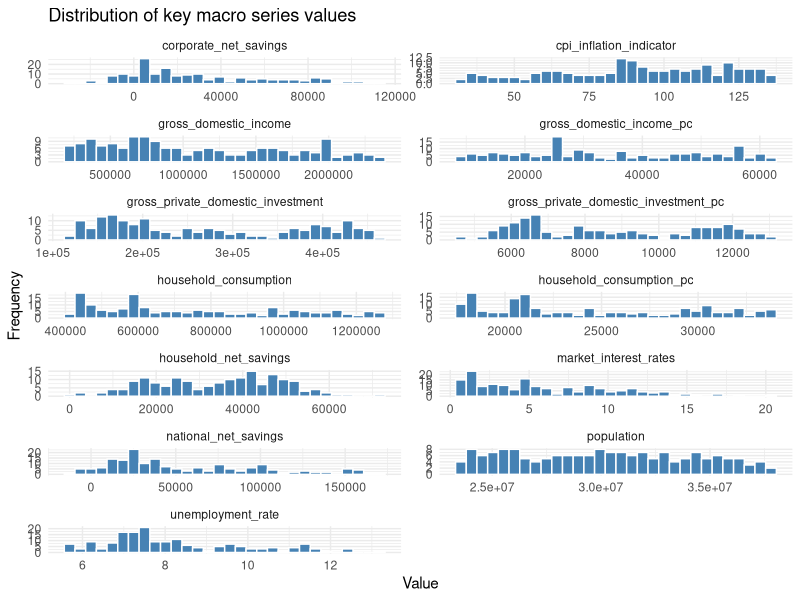
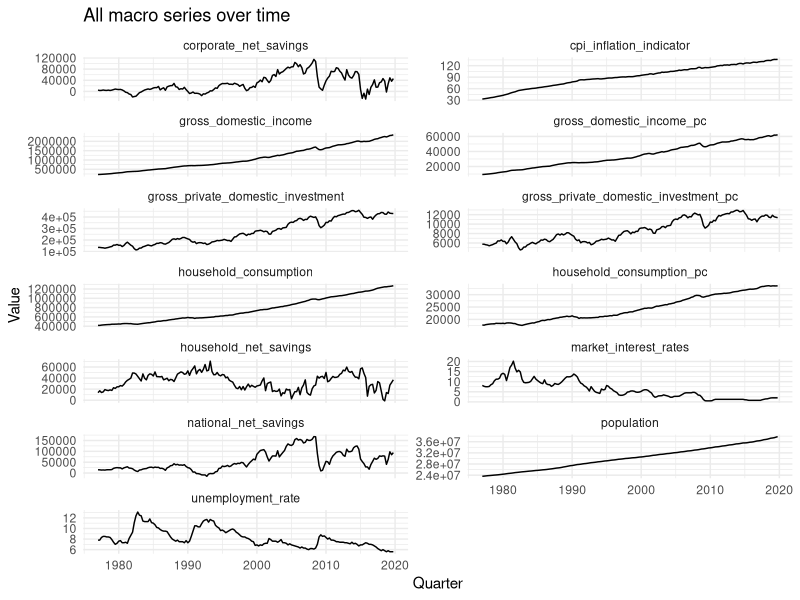

R code for these plots, in order: (Note: this script raises an error after producing the figures.)
## ---- chunk 1
knitr::opts_chunk$set(echo = TRUE, warning = FALSE, message = FALSE)
library(tidyverse)
library(lubridate)
library(forecast)
library(knitr)
library(tseries)
## ---- chunk 2
macro_df <- read_csv("../data/macro_panel_wide_raw.csv", show_col_types = FALSE) |>
  mutate(quarterly_date = as.Date(quarterly_date)) |>
  mutate(household_consumption_pc = household_consumption / population * 1000000,
         gross_domestic_income_pc = gross_domestic_income / population * 1000000,
         gross_private_domestic_investment_pc = gross_private_domestic_investment / population * 1000000) |>
  arrange(quarterly_date)

glimpse(macro_df)
summary(macro_df)
## ---- chunk 3
na_summary <- macro_df |>
  summarise(across(-quarterly_date, ~ sum(is.na(.)))) |>
  pivot_longer(
    cols = everything(),
    names_to = "series",
    values_to = "n_missing"
  ) |>
  arrange(desc(n_missing))

na_summary

# Remove the NA values at the end
macro_df <- macro_df |>
  filter(quarterly_date <= as.Date("2019-12-31"))
## ---- chunk 4
#| fig.width: 8
#| fig.height: 8
key_vars <- macro_df |>
  select(-quarterly_date) |>
  pivot_longer(
    cols = everything(),
    names_to = "series",
    values_to = "value"
  )

# Adjust plot size for better readability
ggplot(key_vars, aes(x = value)) +
  geom_histogram(bins = 30, fill = "steelblue", color = "white") +
  facet_wrap(~ series, scales = "free", ncol = 2)+ 
  theme_minimal() +
  ggtitle("Distribution of key macro series values") +
  xlab("Value") +
  ylab("Frequency")
## ---- chunk 5
#| fig.width: 8
#| fig.height: 8
macro_long <- macro_df |>
  pivot_longer(
    cols = -quarterly_date,
    names_to = "series",
    values_to = "value"
  )

ggplot(macro_long, aes(x = quarterly_date, y = value)) +
  geom_line() +
  facet_wrap(~ series, scales = "free_y", ncol = 2) +
  theme_minimal() +
  labs(
    title = "All macro series over time",
    x = "Quarter",
    y = "Value"
  )
## ---- chunk 6
eda_df <- macro_df |>
  select(
    quarterly_date,
    population,
    national_net_savings,
    household_net_savings,
    corporate_net_savings,
    gross_domestic_income,
    household_consumption,
    unemployment_rate,
    cpi_inflation_indicator,
    market_interest_rates,
    gross_private_domestic_investment
  ) |>
  rename(
    date = quarterly_date,
    pop = population,
    nat_save = national_net_savings,
    hh_save = household_net_savings,
    corp_save = corporate_net_savings,
    gdi = gross_domestic_income,
    cons = household_consumption,
    unemp = unemployment_rate,
    cpi = cpi_inflation_indicator,
    interest = market_interest_rates,
    gpdi = gross_private_domestic_investment
  ) |>
  mutate( # Standardize unit
    hh_rate = (hh_save / gdi) ,
    nat_rate = (nat_save / gdi)
  ) |>
  arrange(date)

glimpse(eda_df)
summary(eda_df)

## ---- chunk 7
saveRDS(eda_df, file = "../output/eda_df_nodiff.rds")
## ---- chunk 8
#| fig.width: 8
#| fig.height: 4
savings_long <- eda_df |>
  select(date, nat_save, hh_save, corp_save) |>
  pivot_longer(
    cols = -date,
    names_to = "series",
    values_to = "value"
  )

ggplot(savings_long, aes(x = date, y = value, color = series)) +
  geom_line(linewidth = 0.9) +
  theme_minimal() +
  labs(
    title = "National, household, and corporate net savings",
    x = "Quarter",
    y = "Net savings",
    color = "Series"
  )
## ---- chunk 9
main_response_long <- eda_df |>
  select(date, hh_save, corp_save) |>
  pivot_longer(
    cols = -date,
    names_to = "series",
    values_to = "value"
  )

ggplot(main_response_long, aes(x = date, y = value)) +
  geom_line(linewidth = 0.9) +
  facet_wrap(~ series, scales = "free_y", ncol = 1) +
  theme_minimal() +
  labs(
    title = "Main response series",
    x = "Quarter",
    y = "Net savings"
  )
## ---- chunk 10
hh_ts <- ts(eda_df$hh_save, start = c(1977, 1), frequency = 4)
corp_ts <- ts(eda_df$corp_save, start = c(1977, 1), frequency = 4)

auto_arima_hh <- auto.arima(hh_ts)
auto_arima_corp <- auto.arima(corp_ts)

summary(auto_arima_hh)
summary(auto_arima_corp)
## ---- chunk 11
hh_rate_ts <- ts(eda_df$hh_rate, start = c(1977,1), frequency = 4)

auto_arima_hh_rate <- auto.arima(hh_rate_ts)

summary(auto_arima_hh_rate)
## ---- chunk 12
cons_ts <- ts(eda_df$cons, start = c(1977, 1), frequency = 4)
gdi_ts <- ts(eda_df$gdi, start = c(1977, 1), frequency = 4)
gpdi_ts <- ts(eda_df$gpdi, start = c(1977, 1), frequency = 4)

auto_arima_cons <- auto.arima(cons_ts)
auto_arima_gdi <- auto.arima(gdi_ts)
auto_arima_gpdi <- auto.arima(gpdi_ts)

summary(auto_arima_cons)
summary(auto_arima_gdi)
summary(auto_arima_gpdi)
## ---- chunk 13
eda_df <- eda_df |>
  mutate(
    gdi_qoq = (gdi / lag(gdi) - 1),
    gdi_yoy = (gdi / lag(gdi, 4) - 1),
    ldgdi = log(gdi) - log(lag(gdi))
  )

summary(select(eda_df, gdi, gdi_qoq, gdi_yoy, ldgdi))
## ---- chunk 14
p1 <- ggplot(eda_df, aes(x = date, y = gdi)) +
  geom_line(linewidth = 1) +
  theme_minimal() +
  labs(
    title = "Gross domestic income",
    x = "Quarter",
    y = "GDI"
  )

p2 <- ggplot(eda_df, aes(x = date, y = gdi_yoy*100)) +
  geom_line(linewidth = 1) +
  geom_hline(yintercept = 0, linetype = "dashed") +
  theme_minimal() +
  labs(
    title = "GDI year-over-year change (%)",
    x = "Quarter",
    y = "YoY % change"
  )

p3 <- ggplot(eda_df, aes(x = date, y = ldgdi*100)) +
  geom_line(linewidth = 1) +
  geom_hline(yintercept = 0, linetype = "dashed") +
  theme_minimal() +
  labs(
    title = "Log GDI change (%)",
    x = "Quarter",
    y = "YoY % change (log)"
  )

p1
p2
p3
## ---- chunk 15

eda_df <- eda_df |>
  mutate(
    dhh = hh_save - lag(hh_save),
    dcorp = corp_save - lag(corp_save),
    dnat = nat_save - lag(nat_save),
    dhh_rate = hh_rate - lag(hh_rate),
    dnat_rate = nat_rate - lag(nat_rate),
    dunemp = unemp - lag(unemp),
    dinterest = interest - lag(interest),
    ldcons = log1p(cons) - log1p(lag(cons)),
    ldcpi = log1p(cpi) - log1p(lag(cpi)),
    ldgpdi = log1p(gpdi) - log1p(lag(gpdi))
  )

summary(select(
  eda_df,
  dhh,
  dcorp,
  dhh_rate,
  dnat_rate,
  dunemp,
  dinterest,
  ldcons,
  ldcpi,
  ldgpdi
))
## ---- chunk 16
diff_long <- eda_df |>
  select(date, dhh, dcorp) |>
  pivot_longer(
    cols = -date,
    names_to = "series",
    values_to = "value"
  )
ggplot(diff_long, aes(x = date, y = value)) +
  geom_line(linewidth = 0.9) +
  facet_wrap(~ series, scales = "free_y", ncol = 1) +
  theme_minimal() +
  labs(
    title = "Change of household and corporate net savings",
    x = "Quarter",
    y = "Change in net savings"
  )

## ---- chunk 17
transformed_long <- eda_df |>
  select(date, dhh_rate, dnat_rate) |>
  pivot_longer(
    cols = -date,
    names_to = "series",
    values_to = "value"
  )

ggplot(transformed_long, aes(x = date, y = value*100)) +
  geom_line(linewidth = 0.9) +
  facet_wrap(~ series, scales = "free_y", ncol = 1) +
  theme_minimal() +
  labs(
    title = "Change of household and national net saving Rates",
    x = "Quarter",
    y = "Change"
  )
## ---- chunk 18
hh_ts <- ts(
  eda_df$hh_save,
  start = c(1977, 1),
  frequency = 4
)

dhh_ts <- diff(hh_ts)

par(mfrow = c(2, 2))
plot(hh_ts, main = "Household net savings")
plot(dhh_ts, main = "First difference: household net savings")
acf(na.omit(dhh_ts), lag.max = 20, main = "ACF: diff household savings")
pacf(na.omit(dhh_ts), lag.max = 20, main = "PACF: diff household savings")
par(mfrow = c(1, 1))

adf.test(na.omit(dhh_ts))
## ---- chunk 19
corp_ts <- ts(
  eda_df$corp_save,
  start = c(1977, 1),
  frequency = 4
)

dcorp_ts <- diff(corp_ts)

par(mfrow = c(2, 2))
plot(corp_ts, main = "Corporate net savings")
plot(dcorp_ts, main = "First difference: corporate net savings")
acf(na.omit(dcorp_ts), lag.max = 20, main = "ACF: diff corporate savings")
pacf(na.omit(dcorp_ts), lag.max = 20, main = "PACF: diff corporate savings")
## ---- chunk 20
hh_rate_ts <- ts(
  eda_df$hh_rate,
  start = c(1977, 1),
  frequency = 4
)

dhh_rate_ts <- diff(hh_rate_ts)

par(mfrow = c(2, 2))
plot(hh_rate_ts, main = "Household net saving rate")
plot(dhh_rate_ts, main = "First difference: household net saving rate")
acf(na.omit(dhh_rate_ts), lag.max = 20, main = "ACF: diff household saving rate")
pacf(na.omit(dhh_rate_ts), lag.max = 20, main = "PACF: diff household saving rate")
## ---- chunk 21
ccf(na.omit(eda_df$dhh), na.omit(eda_df$dcorp),
    main = "hh vs corp net savings")
## ---- chunk 22
options(repr.plot.width = 12, repr.plot.height = 8)
par(
  mfrow = c(2, 4),
  mar = c(5, 5, 3, 1),   # c(bottom, left, top, right)
  mgp = c(2, 0.8, 0),        # Pulls axis labels closer to the plot
  cex.main = 0.95,           # Scales down the main title
  cex.lab = 0.9,             # Scales down axis labels
  cex.axis = 0.85            # Scales down axis tick values
)

ccf(na.omit(eda_df$ldgdi), na.omit(eda_df$dhh),
    main = "log GDI vs hh savings")
ccf(na.omit(eda_df$ldgdi), na.omit(eda_df$dcorp),
    main = "log GDI vs corp savings")

ccf(na.omit(eda_df$dunemp), na.omit(eda_df$dhh),
    main = "Unemp vs hh savings")
ccf(na.omit(eda_df$dunemp), na.omit(eda_df$dcorp),
    main = "Unemp vs corp savings")

ccf(na.omit(eda_df$ldcons), na.omit(eda_df$dhh),
    main = "Cons vs hh savings")
ccf(na.omit(eda_df$ldcons), na.omit(eda_df$dcorp),
    main = "Cons vs corp savings")

ccf(na.omit(eda_df$ldgpdi), na.omit(eda_df$dhh),
    main = "GPDI vs hh savings")
ccf(na.omit(eda_df$ldgpdi), na.omit(eda_df$dcorp),
    main = "GPDI vs corp savings")

## ---- chunk 23
#| fig.width: 7
#| fig.height: 2.5
par(
  mfrow = c(1, 4)
)

ccf(na.omit(eda_df$ldgdi), na.omit(eda_df$dhh_rate),
    main = "log GDI vs hh saving rate")

ccf(na.omit(eda_df$dunemp), na.omit(eda_df$dhh_rate),
    main = "Unemp vs hh saving rate")

ccf(na.omit(eda_df$ldcons), na.omit(eda_df$dhh_rate),
    main = "Cons vs hh saving rate")

ccf(na.omit(eda_df$ldgpdi), na.omit(eda_df$dhh_rate),
    main = "GPDI vs hh saving rate")

par(mfrow = c(1, 1))
## ---- chunk 24
pairs(
  eda_df |>
    select(hh_save, corp_save, gdi, cons, unemp, cpi, interest) |>
    na.omit(),
  main = "Scatterplot matrix for key variables"
)
## ---- chunk 25
pairs(
  eda_df |>
    select(dhh, dcorp, ldgdi, ldcons, dunemp, ldcpi, dinterest) |>
    na.omit(),
  main = "Scatterplot matrix for key variables after differencing"
)
## ---- chunk 26
pairs(
  eda_df |>
    select(dhh_rate, ldgdi, ldcons, dunemp, ldcpi, dinterest) |>
    na.omit(),
  main = "Scatterplot matrix for key variables after differencing"
)
## ---- chunk 27
glimpse(eda_df)

saveRDS(eda_df, file = "../output/macro_df_diff.rds")
## ---- chunk 28
knitr::include_graphics("../output/variograms_all.png")
